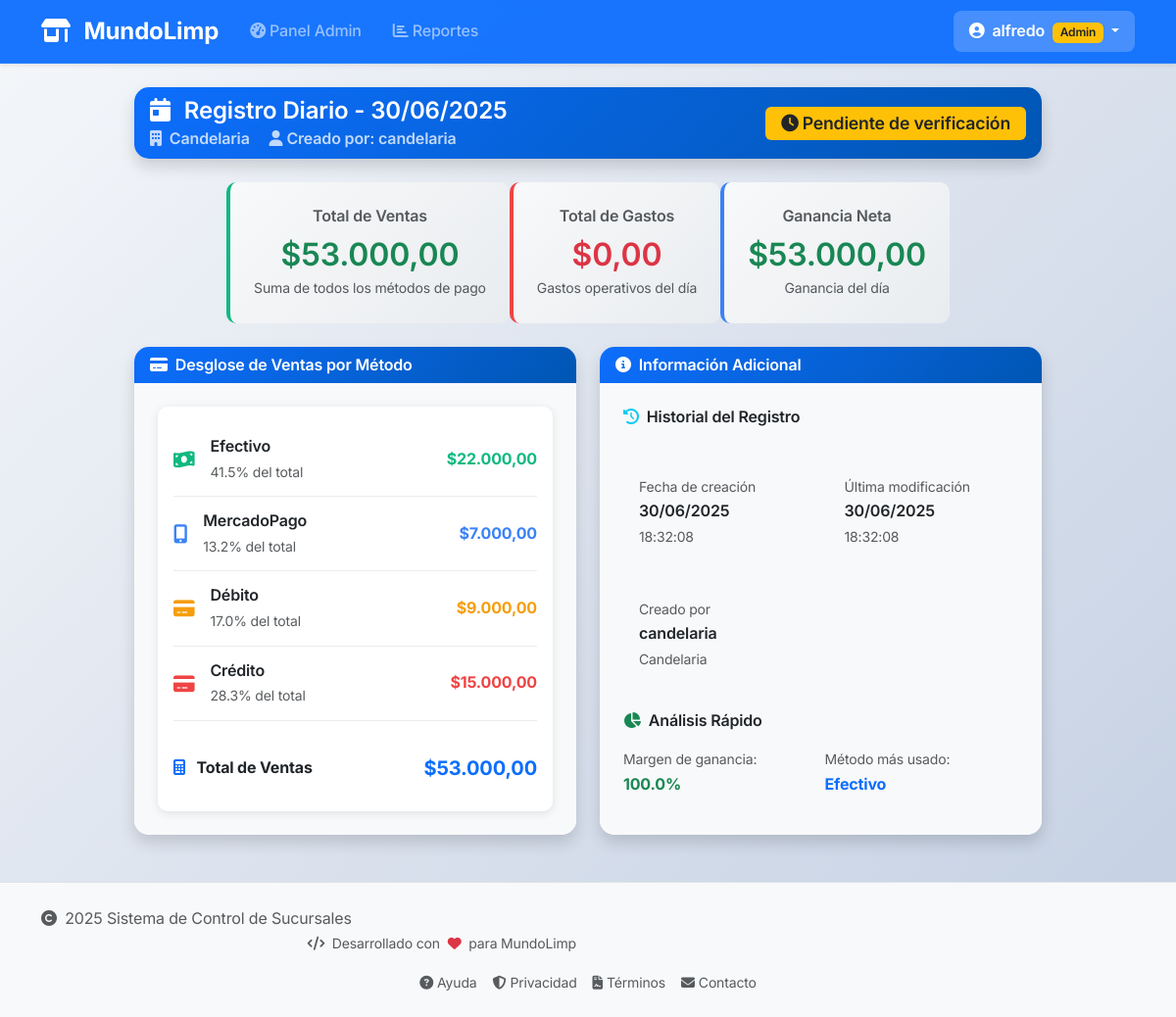
The page /daily-records/view/8 (signed in) on the database as committed earlier.
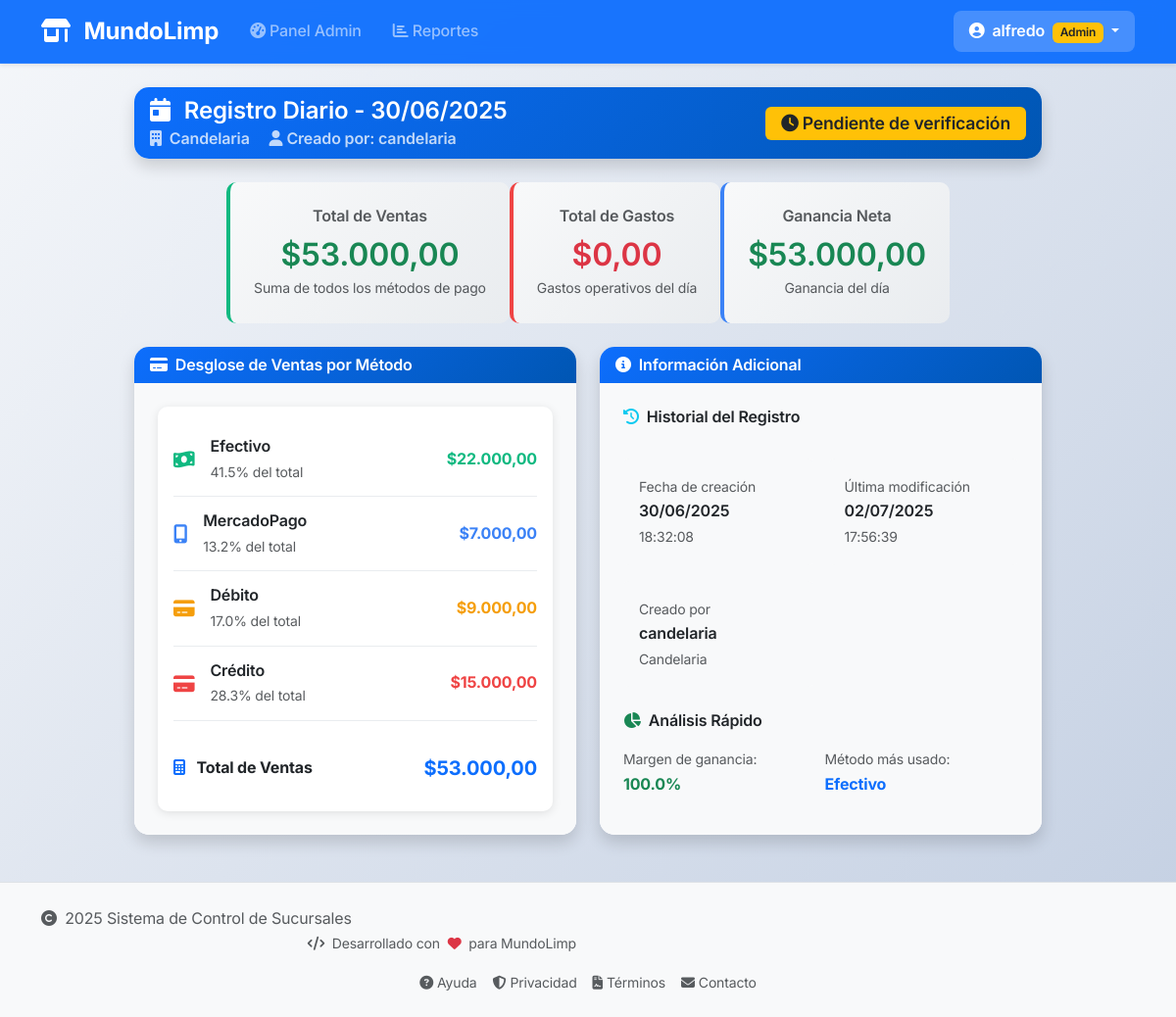
The same page on the database as committed later.
### app/models/daily_record.py (models this page shows, shortened)
class DailyRecord(db.Model):
    __tablename__ = 'daily_records'
    id = db.Column(db.Integer, primary_key=True)
    user_id = db.Column(
        db.Integer,
        db.ForeignKey('users.id', ondelete='CASCADE'),
        nullable=False,
        index=True
    )
    branch_name = db.Column(db.String(100), nullable=False, index=True)
    record_date = db.Column(
        db.Date,
        nullable=False,
        default=datetime.date.today,
        index=True
    )
    total_sales = db.Column(
        db.Numeric(10, 2),
        nullable=False,
        default=0.00
    )
    cash_sales = db.Column(
        db.Numeric(10, 2),
        nullable=False,
        default=0.00
    )
    mercadopago_sales = db.Column(
        db.Numeric(10, 2),
        nullable=False,
        default=0.00
    )
    debit_sales = db.Column(
        db.Numeric(10, 2),
        nullable=False,
        default=0.00
    )
    credit_sales = db.Column(
        db.Numeric(10, 2),
        nullable=False,
        default=0.00
    )
    total_expenses = db.Column(
        db.Numeric(10, 2),
        nullable=False,
        default=0.00
    )
    created_at = db.Column(
        db.DateTime,
        default=datetime.datetime.now,
        nullable=False
    )
    updated_at = db.Column(
        db.DateTime,
        default=datetime.datetime.now,
        onupdate=datetime.datetime.now,
        nullable=False
    )
    notes = db.Column(db.Text, nullable=True)
    is_verified = db.Column(db.Boolean, default=False, nullable=False)
    verified_by = db.Column(
        db.Integer,
        db.ForeignKey('users.id'),
        nullable=True
    )
    verified_at = db.Column(db.DateTime, nullable=True)
    __table_args__ = (
        db.UniqueConstraint(
            'branch_name',
            'record_date',
            name='_branch_date_uc'
        ),
        db.Index('idx_branch_date', 'branch_name', 'record_date'),
        db.Index('idx_user_date', 'user_id', 'record_date'),
        db.CheckConstraint('total_sales >= 0', name='check_total_sales_positive'),
        db.CheckConstraint('cash_sales >= 0', name='check_cash_sales_positive'),
        db.CheckConstraint('mercadopago_sales >= 0', name='check_mercadopago_sales_positive'),
        db.CheckConstraint('debit_sales >= 0', name='check_debit_sales_positive'),
        db.CheckConstraint('credit_sales >= 0', name='check_credit_sales_positive'),
        db.CheckConstraint('total_expenses >= 0', name='check_total_expenses_positive')
    )
    def get_net_amount(self):
        return float(self.total_sales) - float(self.total_expenses)
    is_withdrawn = db.Column(db.Boolean, default=False, nullable=False)
    withdrawn_at = db.Column(db.DateTime, nullable=True)
    withdrawn_by = db.Column(
        db.Integer,
        db.ForeignKey('users.id'),
        nullable=True
    )

### app/routes/daily_records.py (the view)
@daily_records_bp.route('/view/<int:id>')
@login_required
def view(id):
    record = DailyRecord.query.get_or_404(id)
    if not current_user.can_view_record(record):
        abort(403)
    return render_template(
        'daily_records/view.html',
        title=f'Registro del {record.record_date.strftime("%d/%m/%Y")}',
        record=record
    )

### app/models/user.py (called while the page is built)
    def is_admin_user(self):
        return self.role == 'admin' and self.is_admin

    def can_view_record(self, daily_record):
        if self.is_admin_user():
            return True
        if self.is_branch_user():
            return (daily_record.user_id == self.id or
                    daily_record.branch_name == self.branch_name)
        return False

### app/templates/daily_records/view.html (shortened to what the changed rows need)
{% extends "layout/base.html" %}
{% block content %}
<div class="container my-4">
    <div class="row justify-content-center">
        <div class="col-lg-10">
            <div class="card detail-card mb-4">
                <div class="card-header bg-primary text-white">
                    <div class="d-flex justify-content-between align-items-center">
                        <div>
                            <h4 class="mb-0">
                                <i class="fas fa-calendar-day me-2"></i>
                                Registro Diario - {{ record.record_date.strftime('%d/%m/%Y') }}
                            </h4>
                            <p class="mb-0 opacity-75">
                                <i class="fas fa-building me-2"></i>{{ record.branch_name }}
                                <span class="ms-3">
                                </span>
                            </p>
                        </div>
                    </div>
                </div>
            </div>
            <div class="row mb-4 totales">
                <div class="col-md-4">
                    <div class="metric-display sales">
                        <h6 class="text-muted mb-2">Total de Ventas</h6>
                        <h2 class="text-success mb-0">
                            {{ "{:,.2f}".format(record.total_sales).replace(",", "X").replace(".", ",").replace("X", ".") }}
                        </h2>
                        <small class="text-muted">Suma de todos los métodos de pago</small>
                    </div>
                </div>
                <div class="col-md-4">
                    <div class="metric-display expenses">
                        <h6 class="text-muted mb-2">Total de Gastos</h6>
                        <h2 class="text-danger mb-0">
                            {{ "{:,.2f}".format(record.total_expenses).replace(",", "X").replace(".", ",").replace("X", ".") }}
                        </h2>
                        <small class="text-muted">Gastos operativos del día</small>
                    </div>
                </div>
                <div class="col-md-4">
                    {% set net_amount = record.get_net_amount() %}
                    <div class="metric-display net">
                        <h2 class="{{ 'text-success' if net_amount >= 0 else 'text-danger' }} mb-0">
                            {{ "{:,.2f}".format(net_amount).replace(",", "X").replace(".", ",").replace("X", ".") }}
                        </h2>
                    </div>
                </div>
            </div>
            <div class="row">
                <div class="col-lg-6 mb-4">
                    <div class="card detail-card h-100">
                        <div class="card-body">
                            <div class="payment-breakdown">
                                {% set payment_methods = [
                                    ('cash_sales', 'Efectivo', 'money-bill-wave', '#10b981'),
                                    ('mercadopago_sales', 'MercadoPago', 'mobile-alt', '#3b82f6'),
                                    ('debit_sales', 'Débito', 'credit-card', '#f59e0b'),
                                    ('credit_sales', 'Crédito', 'credit-card', '#ef4444')
                                ] %}
                                <div class="payment-item border-top-2 pt-3 mt-3">
                                    <div class="fw-bold">
                                        <i class="fas fa-calculator me-2 text-primary"></i>
                                        Total de Ventas
                                    </div>
                                    <div class="fw-bold text-primary fs-5">
                                        ${{ "{:,.2f}".format(record.total_sales).replace(",", "X").replace(".", ",").replace("X", ".") }}
                                    </div>
                                </div>
                            </div>
                        </div>
                    </div>
                </div>
                <div class="col-lg-6 mb-4">
                    <div class="card detail-card h-100">
                        <div class="card-body">
                            <div class="row g-3">
                                <div class="col-6">
                                    <div class="bg-light p-3 rounded">
                                        <small class="text-muted">Fecha de creación</small>
                                        <div class="fw-semibold">
                                            {{ record.created_at | date_ar }}
                                        </div>
                                        <small class="text-muted">
                                            {{ record.created_at | time_ar }}
                                        </small>
                                    </div>
                                </div>
                                <div class="col-6">
                                    <div class="bg-light p-3 rounded">
                                        <small class="text-muted">Última modificación</small>
                                        <div class="fw-semibold">
                                            {{ record.updated_at | date_ar }}
                                        </div>
                                        <small class="text-muted">
                                            {{ record.updated_at | time_ar }}
                                        </small>
                                    </div>
                                </div>
                            </div>
                                        {% set margin = (net_amount / record.total_sales|float * 100) if record.total_sales|float > 0 else 0 %}
                                        {% set methods = [
                                            ('Efectivo', record.cash_sales|float),
                                            ('MercadoPago', record.mercadopago_sales|float),
                                            ('Débito', record.debit_sales|float),
                                            ('Crédito', record.credit_sales|float)
                                        ] %}
                                        {% set top_method = methods | max(attribute=1) %}
                        </div>
                    </div>
                </div>
            </div>
        </div>
    </div>
</div>
{% endblock %}

Rows that differ between the two databases and show on the page:
changed DailyRecord "Candelaria": updated_at "30/06/2025" → "02/07/2025"; updated_at "18:32:08" → "17:56:39"
